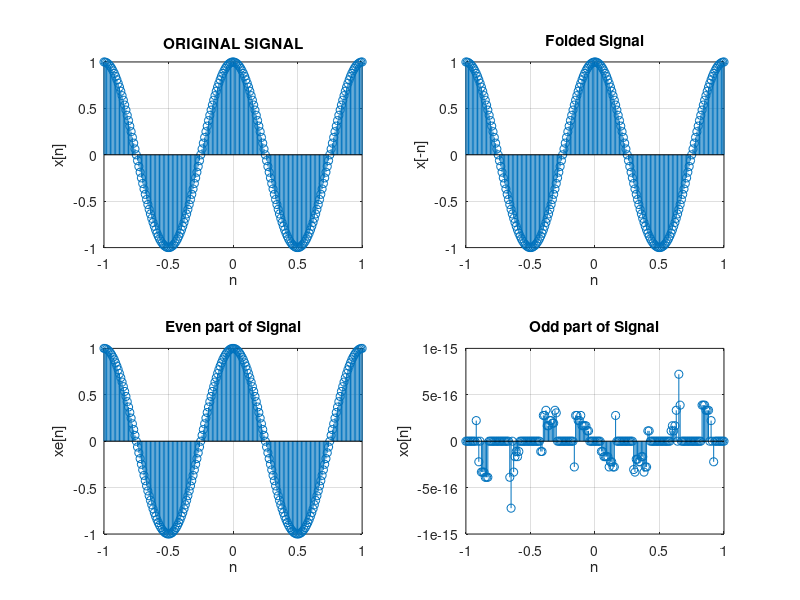

Write MATLAB code to recreate this figure.
%DECOMPOSITION OF GIVEN SIGNAL INTO ODD AND EVEN SIGNAL  

  

close all; 

clear all; 

clc; 

  

%ORIGINAL SIGNAL 

  

n=0:1:8; 

x=[1 1 2 2 0 1 2 1 2]; 

subplot(3,2,1); 

stem(n,x); 

title('ORIGINAL SIGNAL'); 

xlabel('n'); 

ylabel('x[n]'); 

grid on; 

  

%FOLDED SIGNAL 

  

y=fliplr(x); 

n=0:1:8; 

subplot(3,2,2); 

stem(n,y); 

title('Folded Signal'); 

xlabel('n'); 

ylabel('x[-n]'); 

grid on; 

  

%EVEN PART OF SIGNAL 

  

xe=(x+y)/2; 

n=0:1:8; 

subplot(3,2,3); 

stem(n,xe); 

title('Even part of Signal'); 

xlabel('n'); 

ylabel('xe[n]'); 

grid on; 

  

%ODD PART OF SIGNAL 

  

xo=(x-y)/2; 

n=0:1:8; 

subplot(3,2,4); 

stem(n,xo); 

title('Odd part of Signal'); 

xlabel('n'); 

ylabel('xo[n]'); 

grid on; 

  

%RECONSTRUCTION OF ORIGINAL SIGNAL 

  

xa=(xe+xo); 

n=0:1:8; 

subplot(3,2,5); 

stem(n,xa); 

title('Reconstruction'); 

xlabel('n'); 

ylabel('xa[n]'); 

grid on;

%SINE WAVE

%SINE SIGNAL 

  

close all; 

clear all; 

clc; 

  

%ORIGINAL SIGNAL 

  

n=-1:0.01:1; 

x=sin(2*pi*n); 

subplot(2,2,1); 

stem(n,x); 

title('ORIGINAL SIGNAL'); 

xlabel('n'); 

ylabel('x[n]'); 

grid on; 

  

%Folded Signal 

  

n=-1:0.01:1; 

y=fliplr(x); 

subplot(2,2,2); 

stem(n,y); 

title('Folded Signal'); 

xlabel('n'); 

ylabel('x[-n]'); 

grid on; 

  

%EVEN PART OF SIGNAL 

  

xe=(x+y)/2; 

subplot(2,2,3); 

stem(n,xe); 

title('Even part of Signal'); 

xlabel('n'); 

ylabel('xe[n]'); 

grid on; 

  

%ODD PART OF SIGNAL 

  

xo=(x-y)/2; 

subplot(2,2,4); 

stem(n,xo); 

title('Odd part of Signal'); 

xlabel('n'); 

ylabel('xo[n]'); 

grid on;

%COSINE SIGNAL 

  

close all; 

clear all; 

clc; 

  

%ORIGINAL SIGNAL 

  

n=-1:0.01:1; 

x=cos(2*pi*n); 

subplot(2,2,1); 

stem(n,x); 

title('ORIGINAL SIGNAL'); 

xlabel('n'); 

ylabel('x[n]'); 

grid on; 

  

%Folded Signal 

  

y=fliplr(x); 

subplot(2,2,2); 

stem(n,y); 

title('Folded Signal'); 

xlabel('n'); 

ylabel('x[-n]'); 

grid on; 

  

%Even part of Signal 

  

xe=(x+y)/2; 

subplot(2,2,3); 

stem(n,xe); 

title('Even part of Signal'); 

xlabel('n'); 

ylabel('xe[n]'); 

grid on; 

  

%Odd part of Signal 

  

xo=(x-y)/2; 

subplot(2,2,4); 

stem(n,xo); 

title('Odd part of Signal'); 

xlabel('n'); 

ylabel('xo[n]'); 

grid on;
